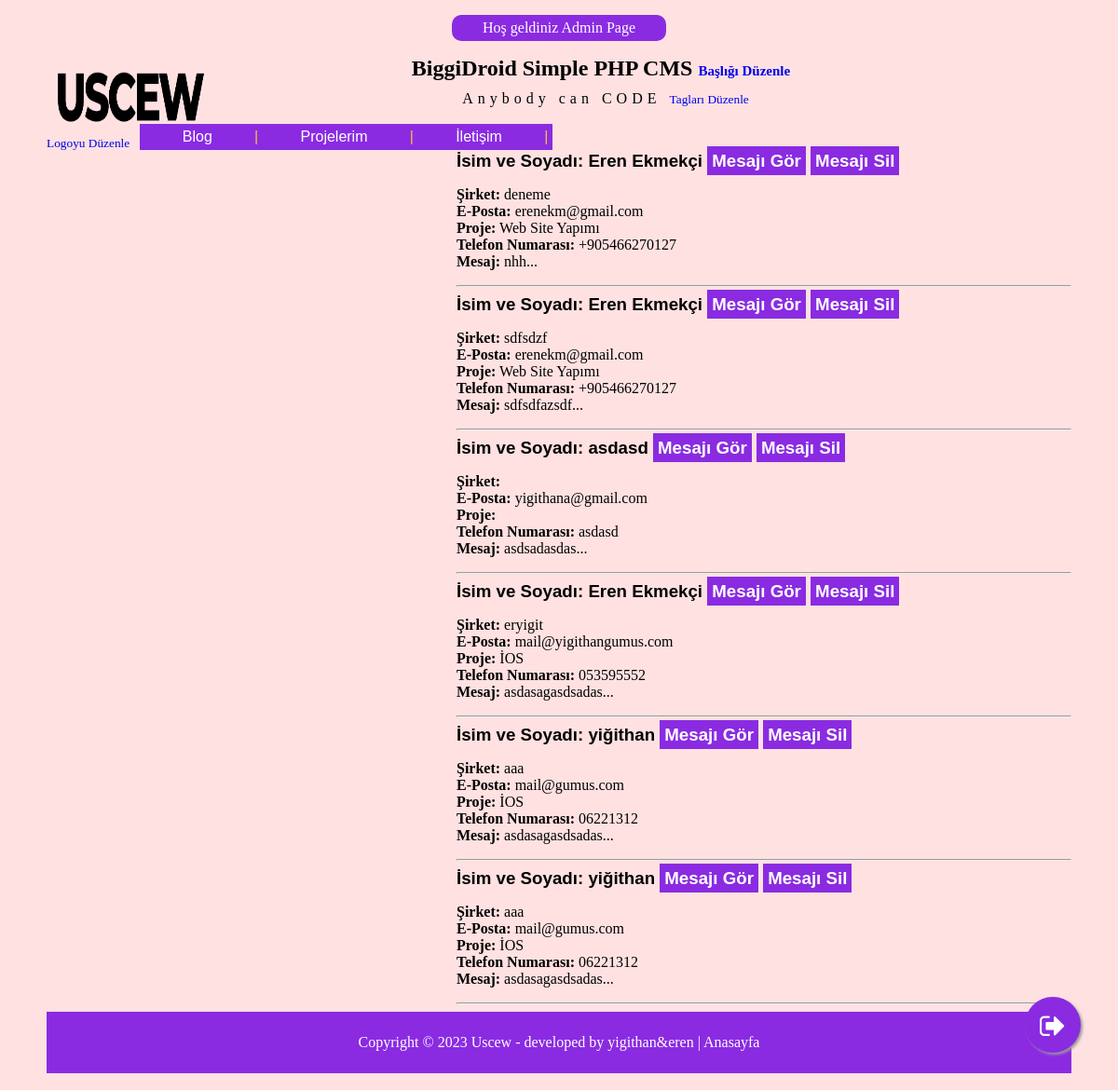
Page /admin/contact.php (signed in) on the committed database.
### tables this page shows
CREATE TABLE `sitedetails` (
  `id` int(11) NOT NULL,
  `sitelogo` mediumtext DEFAULT NULL,
  `sitetitle` mediumtext DEFAULT NULL,
  `sitetagline` mediumtext DEFAULT NULL
);

CREATE TABLE `contact` (
  `id` int(11) NOT NULL,
  `name` varchar(300) NOT NULL,
  `mail` varchar(300) NOT NULL,
  `business` varchar(300) NOT NULL,
  `message` text NOT NULL,
  `project` varchar(300) NOT NULL,
  `tel` varchar(30) NOT NULL
);

### admin/contact.php (the view, shortened to what this page needs)
<?php
include 'include/header.php';
?>
  <div class="more">
				<?php
				$query = mysqli_query($con, "SELECT * FROM contact ORDER BY id DESC");
				while ($row = mysqli_fetch_assoc($query)) {
					?>
					<div style="clear: both;margin-bottom: 50px;">
				<div style="width:60%;float: right;">
				<h3 style="color: black;margin: 0px;">
					İsim ve Soyadı: <?php echo $row['name']; ?>
                    <a style="background: blueviolet;padding: 5px;color: white;text-decoration: none;" href="contactread.php?id=<?php echo $row['id'] ?>">Mesajı Gör</a>
				<a style="background: blueviolet;padding: 5px;color: white;text-decoration: none;" href="contactdelete.php?id=<?php echo $row['id'] ?>">Mesajı Sil</a>
				</h3>
				<p style="color: black;" >
                    <b>Şirket:</b> <?php echo $row['business']; ?> <br>
                    <b>E-Posta:</b> <?php echo $row['mail']; ?> <br>
                    <b>Proje:</b> <?php echo $row['project']; ?> <br>
                    <b>Telefon Numarası:</b> <?php echo $row['tel']; ?> <br>
                    <b>Mesaj:</b>
					<?php echo substr($row['message'],0,300)."..."; ?>
				</p>
                <hr>
				</div>
				</div><br><br><br>
					<?php
				}
				?>
			</div>
<?php include 'include/footer.php'; ?>

### admin/include/header.php (shortened to what this page needs)
<?php session_start();
include '../include/db.php';
	$query = mysqli_query($con, "SELECT * FROM sitedetails");
	$row = mysqli_fetch_assoc($query);
?>
<!DOCTYPE html>
<html>
<head>
	<link rel="stylesheet" type="text/css" href="../css/style.css">
	<link rel="stylesheet" type="text/css" href="../css/font-awesome.css">
</head>
<body>
<div class="container">
		<?php if (isset($_SESSION["admin"])) { ?><p class="linktag"><a href="index.php">
	Hoş geldiniz <?php echo $_SESSION["user"]; ?> </a></p><?php
}; ?>
	<div class="header">
		<div class="logo">
			<a href="../index.php"><img align="center" class="sitelogo" src="assets/images/logo.png"></a>
			<?php if (isset($_SESSION["admin"])) {
				echo "" ?>
				<br><small style="font-family: calibri;text-align: center;"><a href="editsite.php?id=<?php echo $row['id'] ?>">Logoyu Düzenle</a></small>
				<?php
			"";} ?>
		</div>
		<div class="mainhead">
			<h2><?php echo $row["sitetitle"] ?>
				<?php if (isset($_SESSION["admin"])) {
				echo "" ?>
				<small style="font-family: calibri;text-align: center;font-size: 15px;"><a href="editsite.php?id=<?php echo $row['id'] ?>">Başlığı Düzenle</a></small>
				<?php
			"";} ?>
			</h2>
			<span class="sitetagline"><?php echo $row["sitetagline"] ?>
				<?php if (isset($_SESSION["admin"])) {
				echo "" ?>
				<small style="font-family: calibri;letter-spacing: normal;"><a href="editsite.php?id=<?php echo $row['id'] ?>">Tagları Düzenle</a></small>
				<?php
			"";} ?>
			</span>
		</div>
		<br>
		<nav>
			<a href="index.php">Blog</a> |
			<a href="projelerim.php">Projelerim</a> |
			<a href="contact.php">İletişim</a> |
		</nav>
	</div>

### css/style.css (style rules this page uses)
body { font-family: arial; background: #ffe1e1; }
.container { margin-left: auto; margin-right: auto; width: 1100px; background: #ffe1e1; padding: 10px; padding-top: 0px; margin-top: 0px; }
.logo { width: 100px; float: left; }
.mainhead { text-align: center; }
.mainhead h2 { margin: 10px; font-family: cursive; }
.linktag { background: blueviolet; color: white; text-align: center; width: 20%; margin-right: auto; margin-left: auto; padding: 5px; border-radius: 10px; }
nav { display: inline-block; background: blueviolet; padding: 5px; color: #fcc12d; }
nav a { margin-right: 20px; margin-left: 20px; color: white; text-decoration: none; padding: 20.8px; }
p { font-family: calibri; }
h2 { font-family: calibri; }
img { background-position: center top !important; }
.sitetagline { font-family: calibri; margin: 0px; margin-top: 0px; letter-spacing:5px; }
.sitelogo { height: 40px; width: 39px; background: #8a2be2; margin-top: 5px; padding: 10px; border-radius: 100%; border: 1px solid #8a2be2; }
a { text-decoration: none; }
.linktag a { color: white; }

### admin/include/header.php (style rules this page uses)
.sitelogo { height: 57px; width: 159px; background:#eeeeee00; margin-top: 5px; padding: 10px; border-radius: 0%; border: 1px solid #eeeeee00; }

### rows in the picture
sitedetails: sitetitle "BiggiDroid Simple PHP CMS", sitetagline "Anybody can CODE"
contact: name "Eren Ekmekçi", business "deneme", mail "erenekm@gmail.com", project "Web Site Yapımı", tel "+905466270127", message "nhh"
contact: name "Eren Ekmekçi", business "sdfsdzf", mail "erenekm@gmail.com", project "Web Site Yapımı", tel "+905466270127", message "sdfsdfazsdf"
contact: name "asdasd", mail "yigithana@gmail.com", tel "asdasd", message "asdsadasdas"
contact: name "Eren Ekmekçi", business "eryigit", mail "mail@yigithangumus.com", project "İOS", tel "053595552", message "asdasagasdsadas"
contact: name "yiğithan", business "aaa", mail "mail@gumus.com", project "İOS", tel "06221312", message "asdasagasdsadas"
contact: name "yiğithan", business "aaa", mail "mail@gumus.com", project "İOS", tel "06221312", message "asdasagasdsadas"

### other values in the picture
$_SESSION["user"] "Admin Page"
